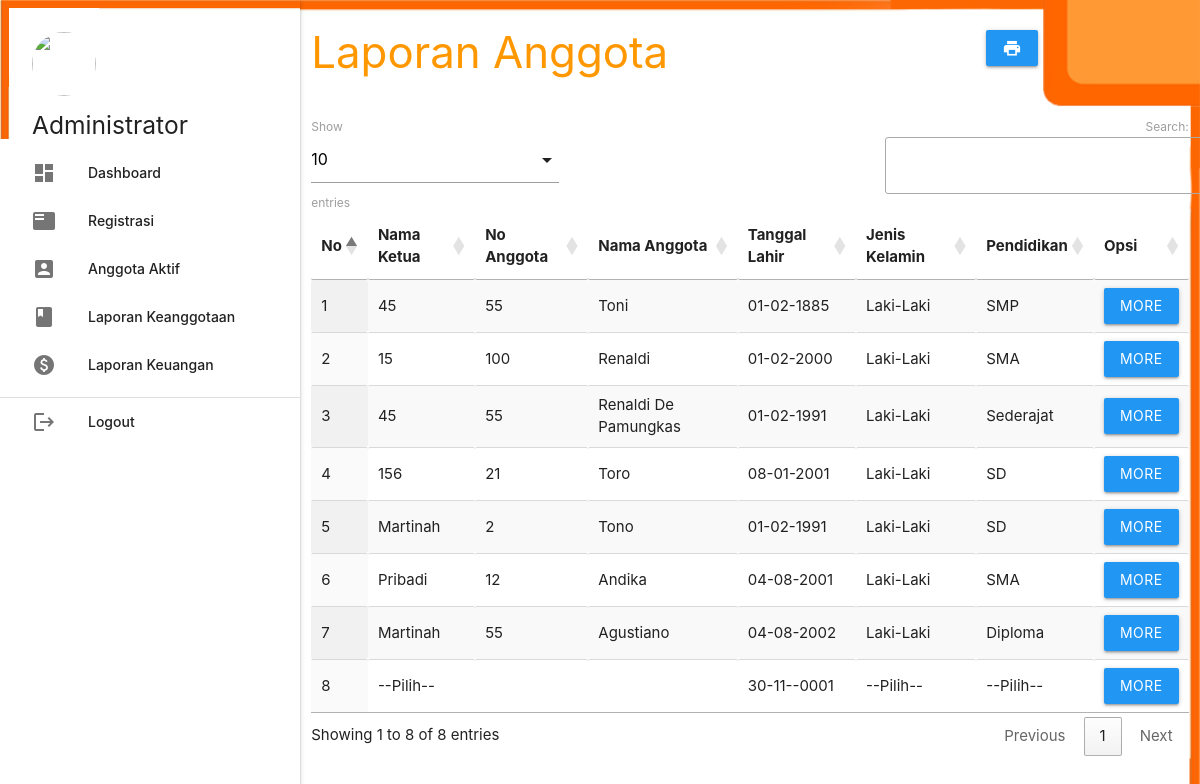
/admin/index.php?p=laporan, run on the app's committed database.
### tables this page shows
CREATE TABLE `registrasi` (
  `id_registrasi` int(5) NOT NULL,
  `kd_wilayah` varchar(20) NOT NULL,
  `nonma_ketua` varchar(30) NOT NULL,
  `no_anggota` varchar(35) NOT NULL,
  `nama_anggota` varchar(30) NOT NULL,
  `nik` varchar(20) NOT NULL,
  `tgl_lhr` date NOT NULL,
  `kota_lahir` varchar(20) NOT NULL,
  `nama_kota` varchar(20) NOT NULL,
  `jenis_kelamin` varchar(10) NOT NULL,
  `pendidikan` varchar(10) NOT NULL,
  `pekerjaan` varchar(25) NOT NULL,
  `status_nikah` varchar(20) NOT NULL,
  `no_ktp` varchar(30) NOT NULL,
  `alamat` varchar(100) NOT NULL,
  `tlp` varchar(20) NOT NULL,
  `tanggal_aktif` date NOT NULL,
  `tanggal_non` date NOT NULL,
  `status` enum('STS1 (Aktif)','STS2 (Non Aktif)','STS3 (Mengundurkan Diri)') NOT NULL,
  `jmlh_iuran` varchar(100) NOT NULL,
  `p_anggota` int(10) NOT NULL,
  `kunjungan` enum('L','B') NOT NULL,
  `nama_keluarga` varchar(25) NOT NULL,
  `hubungan` varchar(25) NOT NULL,
  `alamat_keluarga` varchar(100) NOT NULL,
  `tlp_keluarga` varchar(20) NOT NULL
);

### admin/laporan.php (the view, shortened to what this page needs)
       <div class="row">
         <div class="col s12 m9">
           <h3 class="orange-text">Laporan Anggota</h3>
         </div>
         <div class="col s12 m3">
           <div class="section"></div>
           <a class="waves-effect waves-light btn blue" href="cetak.php"><i class="material-icons">print</i></a>
         </div>
       </div>
       <table id="example" class="display responsive-table" style="width:100%">
         <thead>
             <tr>
                 <th>No</th>
                 <th>Nama Ketua</th>
                 <th>No Anggota </th>
                 <th>Nama Anggota </th>
                 <th>Tanggal Lahir</th>
                 <th>Jenis Kelamin</th>
                 <th>Pendidikan</th>
                 <th>Opsi</th>
             </tr>
         </thead>
         <tbody>
<?php
	$no=1;
	$query = mysqli_query($koneksi,"SELECT * FROM registrasi ");
	while ($r=mysqli_fetch_assoc($query)) { ?>
	<tr>
		<td><?php echo $no++; ?></td>
		<td><?php echo $r['nonma_ketua']; ?></td>
		<td><?php echo $r['no_anggota']; ?></td>
		<td><?php echo $r['nama_anggota']; ?></td>
		<td><?php echo date('d-m-Y',strtotime($r['tgl_lhr'])); ?></td>
		<td><?php echo $r['jenis_kelamin']; ?></td>
		<td><?php echo $r['pendidikan']; ?></td>
		<td><a class="btn blue modal-trigger" href="#laporan?id_registrasi=<?php echo $r['id_registrasi'] ?>">More</a></td>
	</tr>
           <?php  }
            ?>
         </tbody>
       </table>

### data on the page
registrasi: nonma_ketua "45", no_anggota "55", nama_anggota "Toni", tgl_lhr "01-02-1885", jenis_kelamin "Laki-Laki", pendidikan "SMP"
registrasi: nonma_ketua "15", no_anggota "100", nama_anggota "Renaldi", tgl_lhr "01-02-2000", jenis_kelamin "Laki-Laki", pendidikan "SMA"
registrasi: nonma_ketua "45", no_anggota "55", nama_anggota "Renaldi De Pamungkas", tgl_lhr "01-02-1991", jenis_kelamin "Laki-Laki", pendidikan "Sederajat"
registrasi: nonma_ketua "156", no_anggota "21", nama_anggota "Toro", tgl_lhr "08-01-2001", jenis_kelamin "Laki-Laki", pendidikan "SD"
registrasi: nonma_ketua "Martinah", no_anggota "2", nama_anggota "Tono", tgl_lhr "01-02-1991", jenis_kelamin "Laki-Laki", pendidikan "SD"
registrasi: nonma_ketua "Pribadi", no_anggota "12", nama_anggota "Andika", tgl_lhr "04-08-2001", jenis_kelamin "Laki-Laki", pendidikan "SMA"
registrasi: nonma_ketua "Martinah", no_anggota "55", nama_anggota "Agustiano", tgl_lhr "04-08-2002", jenis_kelamin "Laki-Laki", pendidikan "Diploma"
registrasi: nonma_ketua "--Pilih--", tgl_lhr "30-11--0001", jenis_kelamin "--Pilih--", pendidikan "--Pilih--"
